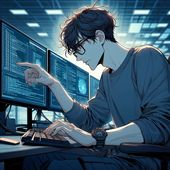
#> input picture Secret_Sharing_Schemes/1.b.standard(k,n)_SSS-RGB/input.jpg, 170 x 170 px
$ python encrypt.py
#> lines starting #> are read from the running program, lines starting #| are printed output that depends on the picture
import numpy as np
from PIL import Image
import os
import random

def encrypt_image_rgb(image_path, k, n):
#> called with image_path = 'input.jpg', k = 3, n = 5
    img = Image.open(image_path).convert('RGB')
#> img is the input picture: PIL image 170x170 RGB; mean R, G, B 58.3, 89.2, 110.1
    data = np.array(img, dtype=np.int32)
    h, w, channels = data.shape
#> h = 170; w = 170; channels = 3

    # Create n empty RGB share matrices
    shares = [np.zeros((h, w, 3), dtype=np.uint8) for _ in range(n)]

    for r in range(h):
        for c in range(w):
            for ch in range(3): # Process R, G, and B
                pixel_val = data[r, c, ch]
                coeffs = [pixel_val] + [random.randint(0, 255) for _ in range(k-1)]

                for i in range(1, n + 1):
                    val = 0
                    for deg, coeff in enumerate(coeffs):
                        val += coeff * (i ** deg)
                    shares[i-1][r, c, ch] = val % 256
#> after the loop, shares = 5 items

    if not os.path.exists('shares'): os.makedirs('shares')
    for i, share_data in enumerate(shares):
        Image.fromarray(share_data).save(f'shares/share_{i+1}.png')
#> this loop made 5 passes
#> pass 1, in encrypt_image_rgb, `Image.fromarray(share_data).save(f'shares/share_{i+1}.png')`:
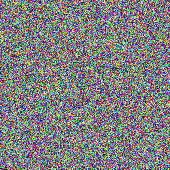
#> saved as share_1.png: PIL image 170x170 RGB; mean R, G, B 127.5, 126.7, 127.6
#> pass 2, in encrypt_image_rgb, `Image.fromarray(share_data).save(f'shares/share_{i+1}.png')`:
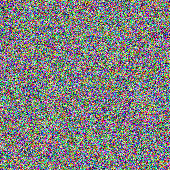
#> saved as share_2.png: PIL image 170x170 RGB; mean R, G, B 127.1, 127.9, 127.2
    print(f"Generated {n} RGB shares. Threshold is {k}.")

if __name__ == "__main__":
    encrypt_image_rgb('input.jpg', k=3, n=5)
